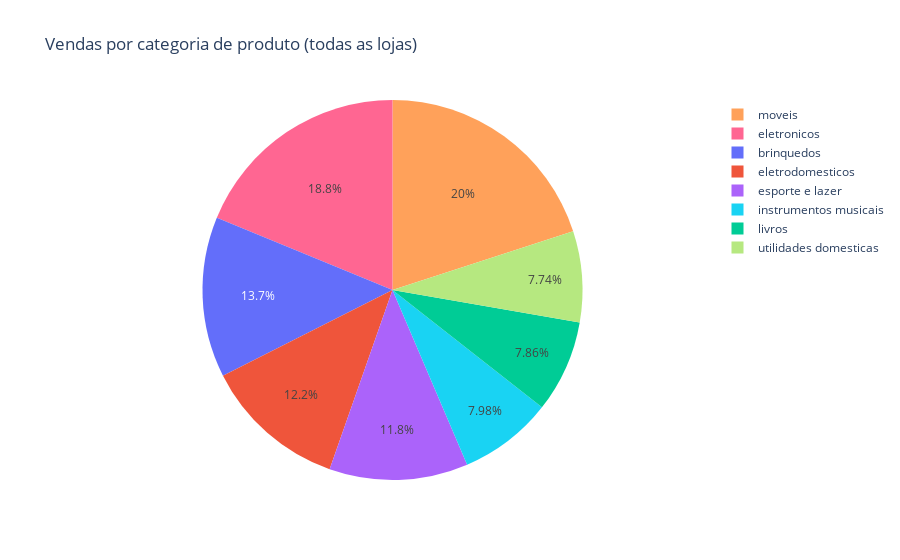

The code cell stored with this chart in its notebook:
### Code cell
fig = px.pie(vendas_categoria_lojas,
             values='Quantidade de vendas',
             names='Categoria do Produto',
             color='Categoria do Produto',
             title='Vendas por categoria de produto (todas as lojas)'
            )

fig.show()

### Figure 1 — Plotly figure (JSON) as saved in the notebook; plotly's stock layout.template omitted (floating-point values rounded to 4 significant figures)
{"data": [{"customdata": [["brinquedos"], ["eletrodomesticos"], ["livros"], ["esporte e lazer"], ["moveis"], ["instrumentos musicais"], ["eletronicos"], ["utilidades domesticas"], ["eletrodomesticos"], ["eletronicos"], ["moveis"], ["esporte e lazer"], ["utilidades domesticas"], ["livros"], ["brinquedos"], ["instrumentos musicais"], ["moveis"], ["utilidades domesticas"], ["livros"], ["instrumentos musicais"], ["esporte e lazer"], ["eletronicos"], ["eletrodomesticos"], ["brinquedos"], ["instrumentos musicais"], ["brinquedos"], ["livros"], ["esporte e lazer"], ["moveis"], ["eletronicos"], ["eletrodomesticos"], ["utilidades domesticas"]], "domain": {"x": [0, 1], "y": [0, 1]}, "hovertemplate": "Categoria do Produto=%{customdata[0]}<br>Quantidade de vendas=%{value}<extra></extra>", "labels": ["brinquedos", "eletrodomesticos", "livros", "esporte e lazer", "moveis", "instrumentos musicais", "eletronicos", "utilidades domesticas", "eletrodomesticos", "eletronicos", "moveis", "esporte e lazer", "utilidades domesticas", "livros", "brinquedos", "instrumentos musicais", "moveis", "utilidades domesticas", "livros", "instrumentos musicais", "esporte e lazer", "eletronicos", "eletrodomesticos", "brinquedos", "instrumentos musicais", "brinquedos", "livros", "esporte e lazer", "moveis", "eletronicos", "eletrodomesticos", "utilidades domesticas"], "legendgroup": "", "marker": {"colors": ["#636efa", "#EF553B", "#00cc96", "#ab63fa", "#FFA15A", "#19d3f3", "#FF6692", "#B6E880", "#EF553B", "#FF6692", "#FFA15A", "#ab63fa", "#B6E880", "#00cc96", "#636efa", "#19d3f3", "#FFA15A", "#B6E880", "#00cc96", "#19d3f3", "#ab63fa", "#FF6692", "#EF553B", "#636efa", "#19d3f3", "#636efa", "#00cc96", "#ab63fa", "#FFA15A", "#FF6692", "#EF553B", "#B6E880"]}, "name": "", "showlegend": true, "type": "pie", "values": [338, 254, 187, 277, 480, 170, 451, 201, 278, 451, 499, 277, 177, 185, 315, 177, 442, 181, 197, 224, 275, 422, 305, 313, 182, 324, 173, 284, 465, 448, 312, 171]}], "layout": {"legend": {"tracegroupgap": 0}, "title": {"text": "Vendas por categoria de produto (todas as lojas)"}}}
